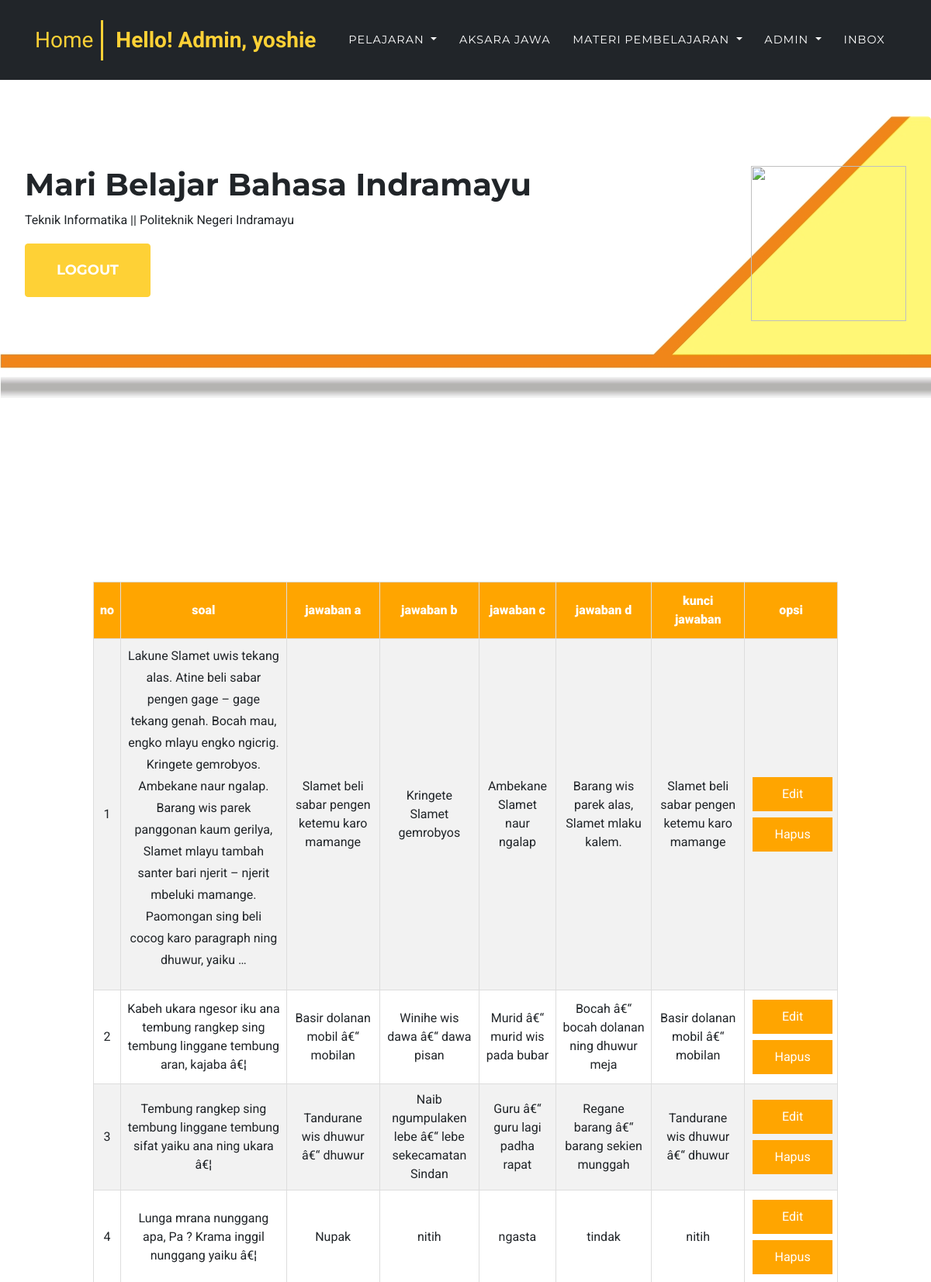
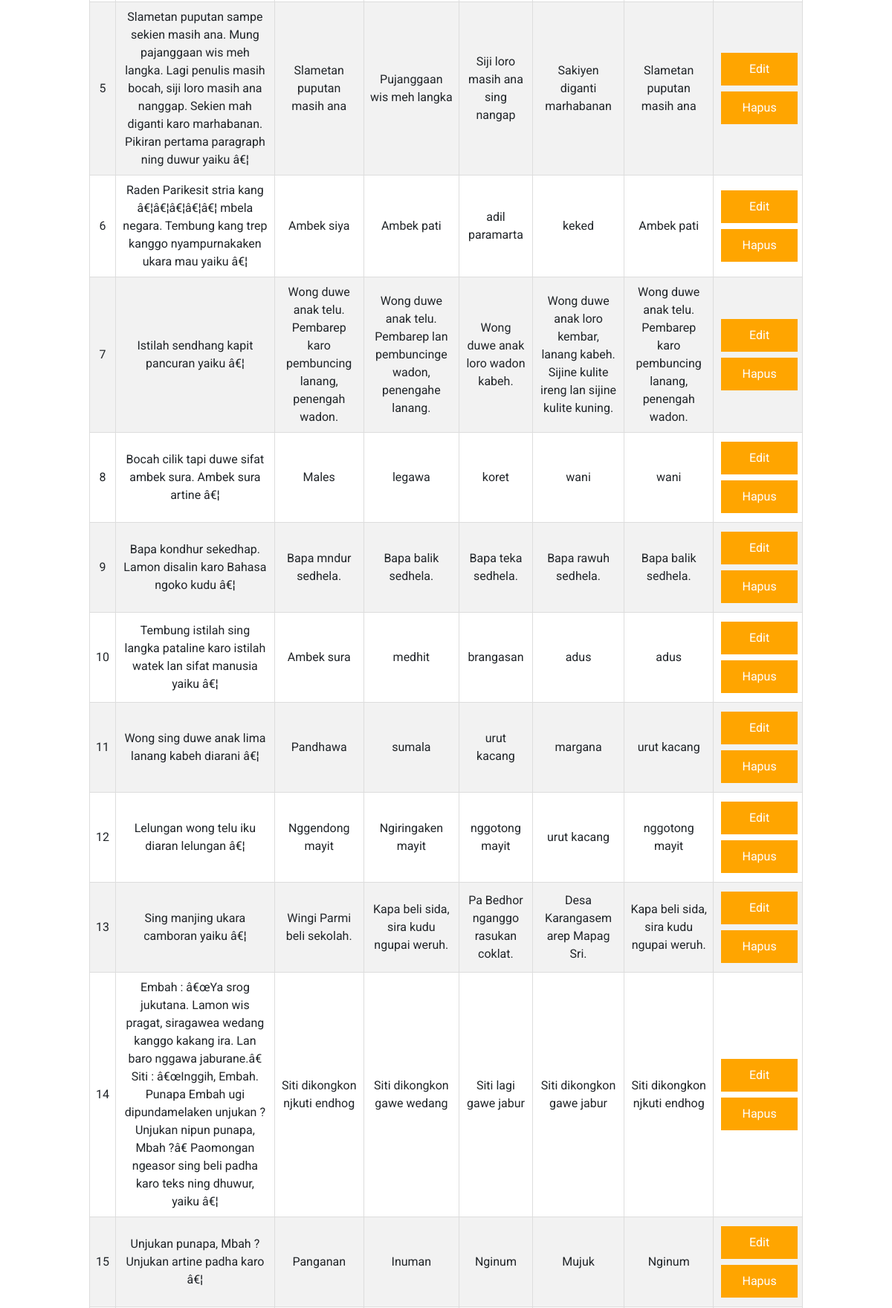
The app's page /index.php?page=kelola_kuis (signed in, upper part) with its own data (2 pictures, top to bottom).
### tables this page shows
CREATE TABLE `t_soal` (
  `no` int(11) NOT NULL,
  `soal` text NOT NULL,
  `a` varchar(1000) NOT NULL,
  `b` varchar(1000) NOT NULL,
  `c` varchar(1000) NOT NULL,
  `d` varchar(1000) NOT NULL,
  `kunci` varchar(1000) NOT NULL
);

### admin/kelola/kelola_kuis.php (the view, shortened to what this page needs)
<div style="height: auto;" align="center">
  <table id="customers" border="1" width="80%" style="margin-top: 200px; margin-bottom: 50px;">
    <tr style="text-align: center;">
      <th><b>no</b></th>
      <th><b>soal</b></th>
      <th><b>jawaban a</b></th>
      <th><b>jawaban b</b></th>
      <th><b>jawaban c</b></th>
      <th><b>jawaban d</b></th>
      <th><b>kunci jawaban</b></th>
      <th><b>opsi</b></th>
    </tr>
    <?php
    $select=mysqli_query($koneksi, "SELECT * FROM t_soal");
    while($isi = mysqli_fetch_array($select)){
    ?>
    <tr style="text-align: center;">
      <td><?php echo $isi['no'] ?></td>
      <td><?php echo $isi['soal'] ?></td>
      <td><?php echo $isi['a'] ?></td>
      <td><?php echo $isi['b'] ?></td>
      <td><?php echo $isi['c'] ?></td>
      <td><?php echo $isi['d'] ?></td>
      <td><?php echo $isi['kunci'] ?></td>
      <td><a style="text-decoration: none;" class="button" href="index.php?page=edit_kuis&no=<?php echo $isi['no']?>">Edit</a><a style="text-decoration: none;" class="button" href="delete_kuis.php?no=<?php echo $isi['no']?>">Hapus</a></td>
    </tr>
    <?php } ?>
  </table>
  <br><br>
</div>

### css/login.css (style rules this page uses)
* { font-family: 'Roboto', sans-serif; }

### admin/kelola/kelola_kuis.php (style rules this page uses)
#customers { font-family: "Trebuchet MS", Arial, Helvetica, sans-serif; border-collapse: collapse; width: 80%; }
#customers td, #customers th { border: 1px solid #ddd; padding: 8px; text-align: center; }
#customers tr:nth-child(even) { background-color: #f2f2f2; }
#customers th { padding-top: 12px; padding-bottom: 12px; text-align: left; background-color: orange; color: white; text-align: center; }
.button { background-color: orange; border: none; color: white; padding: 10px 25px; text-align: center; text-decoration: none; display: inline-block; font-size: 16px; margin: 4px 2px; cursor: pointer; width: 100%; }

### records on screen
t_soal: no "1", soal "Lakune Slamet uwis tekang alas. Atine beli sabar pengen gage – gage tekang genah. Bocah mau, engko mlayu engko ngicrig. Kringete gemrobyos. Ambekane naur ngalap. Barang wis parek panggonan kaum gerilya, Slamet mlayu tambah santer bari njerit – njerit mbeluki mamange. Paomongan sing beli cocog karo paragraph ning dhuwur, yaiku …", a "Slamet beli sabar pengen ketemu karo mamange", b "Kringete Slamet gemrobyos", c "Ambekane Slamet naur ngalap", d "Barang wis parek alas, Slamet mlaku kalem.", kunci "Slamet beli sabar pengen ketemu karo mamange"
t_soal: no "2", soal "Kabeh ukara ngesor iku ana tembung rangkep sing tembung linggane tembung aran, kajaba â€¦", a "Basir dolanan mobil â€“ mobilan", b "Winihe wis dawa â€“ dawa pisan", c "Murid â€“ murid wis pada bubar", d "Bocah â€“ bocah dolanan ning dhuwur meja", kunci "Basir dolanan mobil â€“ mobilan"
t_soal: no "3", soal "Tembung rangkep sing tembung linggane tembung sifat yaiku ana ning ukara â€¦", a "Tandurane wis dhuwur â€“ dhuwur", b "Naib ngumpulaken lebe â€“ lebe sekecamatan Sindan", c "Guru â€“ guru lagi padha rapat", d "Regane barang â€“ barang sekien munggah", kunci "Tandurane wis dhuwur â€“ dhuwur"
t_soal: no "4", soal "Lunga mrana nunggang apa, Pa ? Krama inggil nunggang yaiku â€¦", a "Nupak", b "nitih", c "ngasta", d "tindak", kunci "nitih"
t_soal: no "5", soal "Slametan puputan sampe sekien masih ana. Mung pajanggaan wis meh langka. Lagi penulis masih bocah, siji loro masih ana nanggap. Sekien mah diganti karo marhabanan. Pikiran pertama paragraph ning duwur yaiku â€¦", a "Slametan puputan masih ana", b "Pujanggaan wis meh langka", c "Siji loro masih ana sing nangap", d "Sakiyen diganti marhabanan", kunci "Slametan puputan masih ana"
t_soal: no "6", soal "Raden Parikesit stria kang â€¦â€¦â€¦â€¦â€¦ mbela negara. Tembung kang trep kanggo nyampurnakaken ukara mau yaiku â€¦", a "Ambek siya", b "Ambek pati", c "adil paramarta", d "keked", kunci "Ambek pati"
t_soal: no "7", soal "Istilah sendhang kapit pancuran yaiku â€¦", a "Wong duwe anak telu. Pembarep karo pembuncing lanang, penengah wadon.", b "Wong duwe anak telu. Pembarep lan pembuncinge wadon, penengahe lanang.", c "Wong duwe anak loro wadon kabeh.", d "Wong duwe anak loro kembar, lanang kabeh. Sijine kulite ireng lan sijine kulite kuning.", kunci "Wong duwe anak telu. Pembarep karo pembuncing lanang, penengah wadon."
t_soal: no "8", soal "Bocah cilik tapi duwe sifat ambek sura. Ambek sura artine â€¦", a "Males", b "legawa", c "koret", d "wani", kunci "wani"
t_soal: no "9", soal "Bapa kondhur sekedhap. Lamon disalin karo Bahasa ngoko kudu â€¦", a "Bapa mndur sedhela.", b "Bapa balik sedhela.", c "Bapa teka sedhela.", d "Bapa rawuh sedhela.", kunci "Bapa balik sedhela."
t_soal: no "10", soal "Tembung istilah sing langka pataline karo istilah watek lan sifat manusia yaiku â€¦", a "Ambek sura", b "medhit", c "brangasan", d "adus", kunci "adus"
t_soal: no "11", soal "Wong sing duwe anak lima lanang kabeh diarani â€¦", a "Pandhawa", b "sumala", c "urut kacang", d "margana", kunci "urut kacang"
t_soal: no "12", soal "Lelungan wong telu iku diaran lelungan â€¦", a "Nggendong mayit", b "Ngiringaken mayit", c "nggotong mayit", d "urut kacang", kunci "nggotong mayit"
t_soal: no "13", soal "Sing manjing ukara camboran yaiku â€¦", a "Wingi Parmi beli sekolah.", b "Kapa beli sida, sira kudu ngupai weruh.", c "Pa Bedhor nganggo rasukan coklat.", d "Desa Karangasem arep Mapag Sri.", kunci "Kapa beli sida, sira kudu ngupai weruh."
t_soal: no "14", soal "Embah : â€œYa srog jukutana. Lamon wis pragat, siragawea wedang kanggo kakang ira. Lan baro nggawa jaburane.â€ Siti : â€œInggih, Embah. Punapa Embah ugi dipundamelaken unjukan ? Unjukan nipun punapa, Mbah ?â€ Paomongan ngeasor sing beli padha karo teks ning dhuwur, yaiku â€¦", a "Siti dikongkon njkuti endhog", b "Siti dikongkon gawe wedang", c "Siti lagi gawe jabur", d "Siti dikongkon gawe jabur", kunci "Siti dikongkon njkuti endhog"
t_soal: no "15", soal "Unjukan punapa, Mbah ? Unjukan artine padha karo â€¦", a "Panganan", b "Inuman", c "Nginum", d "Mujuk", kunci "Nginum"

### other values on screen
$User_Name2 "yoshie"
